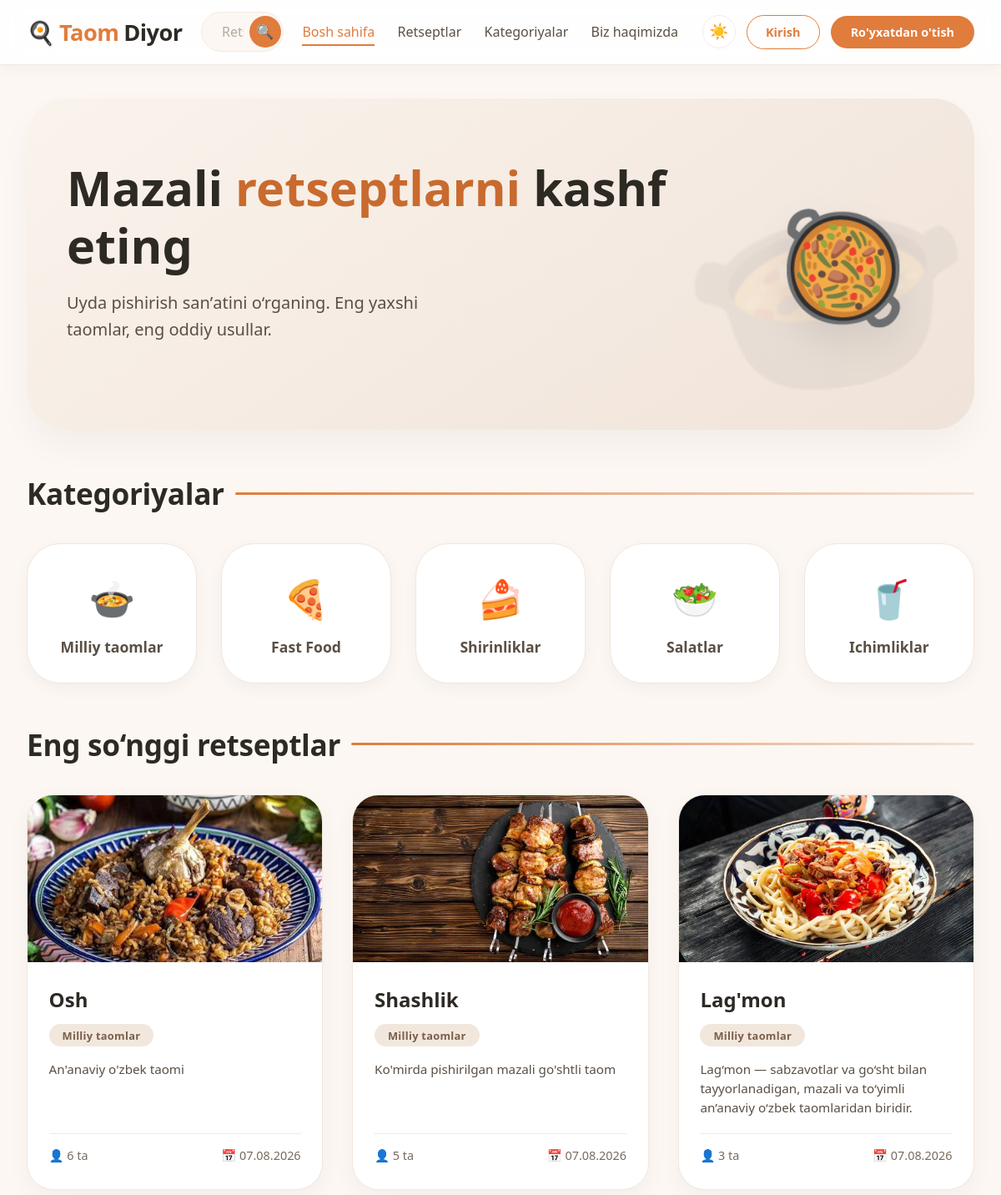
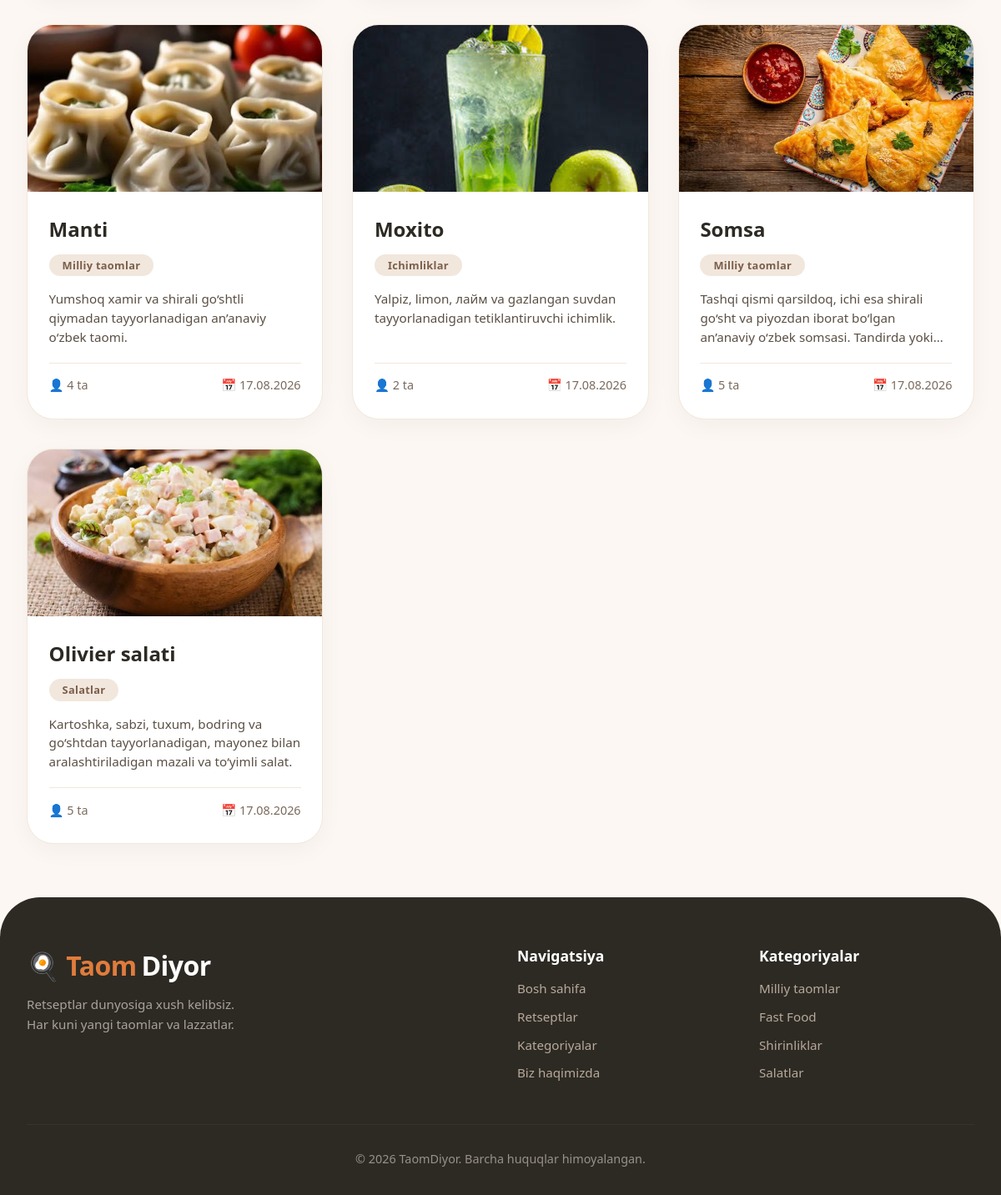
The page / on the database its author committed (2 pictures, top to bottom).
### main/models.py (models this page shows, shortened)
class Recipe(models.Model):
    name = models.CharField(max_length=200)
    description = models.TextField()
    ingredients = models.TextField()
    category = models.CharField(max_length=100)
    servings = models.PositiveIntegerField(
        help_text="Necha kishiga"
    )
    image = models.ImageField(
        upload_to='recipes/',
        blank=True,
        null=True
    )
    created_at = models.DateTimeField(auto_now_add=True)

### main/views.py (the view)
# urls.py: path('', views.home, name='home'),
def home(request):
    recipes = Recipe.objects.all()
    context = {
        'recipes': recipes
    }
    return render(request, 'main/home.html', context)

### main/templates/main/home.html (shortened to what this page needs)
{% extends 'main/base.html' %}
{% block nav_home %}active{% endblock %}
{% block content %}
    <main class="container">
        {% if not is_search %}
        <section class="hero">
            <div class="hero-content">
                <h1>Mazali <span>retseptlarni</span> kashf eting</h1>
                <p>Uyda pishirish sanʼatini o‘rganing. Eng yaxshi taomlar, eng oddiy usullar.</p>
            </div>
            <div class="hero-visual">
                <span>🥘</span>
            </div>
        </section>
        <div id="categories">
            <h2 class="section-title">Kategoriyalar</h2>
            <div class="category-grid">
                <a href="{% url 'category' 'Milliy taomlar' %}#recipes" class="category-item">
                    <span class="category-emoji">🍲</span>
                    Milliy taomlar
                </a>
                <a href="{% url 'category' 'Fast Food' %}#recipes" class="category-item">
                    <span class="category-emoji">🍕</span>
                    Fast Food
                </a>
                <a href="{% url 'category' 'Shirinliklar' %}#recipes" class="category-item">
                    <span class="category-emoji">🍰</span>
                    Shirinliklar
                </a>
                <a href="{% url 'category' 'Salatlar' %}#recipes" class="category-item">
                    <span class="category-emoji">🥗</span>
                    Salatlar
                </a>
                <a href="{% url 'category' 'Ichimliklar' %}#recipes" class="category-item">
                    <span class="category-emoji">🥤</span>
                    Ichimliklar
                </a>
            </div>
        </div>
        {% endif %}
        <div id="recipes">
            <h2 class="section-title">
                {% if is_search %}
                    "{{ search_query }}" bo‘yicha natijalar
                    <a href="{% url 'home' %}" class="clear-search">✕ Tozalash</a>
                {% elif category_name %}
                    {{ category_name }}
                {% else %}
                    Eng so‘nggi retseptlar
                {% endif %}
            </h2>
            <div class="recipes-grid">
                {% if recipes %}
                    {% for recipe in recipes %}
                        <a href="{% url 'recipe_detail' recipe.id %}" class="recipe-card-link">
                            <div class="recipe-card">
                                <div class="recipe-image">
                                    {% if recipe.image %}
                                        <img src="{{ recipe.image.url }}" alt="{{ recipe.name }}">
                                    {% else %}
                                        <div class="placeholder">🍽️</div>
                                    {% endif %}
                                </div>
                                <div class="recipe-body">
                                    <h3 class="recipe-name">{{ recipe.name }}</h3>
                                    <span class="recipe-category">{{ recipe.category }}</span>
                                    <p class="recipe-description">{{ recipe.description|truncatewords:18 }}</p>
                                    <div class="recipe-meta">
                                        <span>👤 {{ recipe.servings }} ta</span>
                                        <span>📅 {{ recipe.created_at|date:"d.m.Y" }}</span>
                                    </div>
                                </div>
                            </div>
                        </a>
                    {% endfor %}
                {% else %}
                    <div class="empty-message">
                        <span>🧑‍🍳</span>
                        Hozircha retseptlar mavjud emas
                    </div>
                {% endif %}
            </div>
        </div>
    </main>
{% endblock %}

### main/templates/main/base.html (shortened to what this page needs)
<!DOCTYPE html>
<html lang="uz">
<head>
</head>
<body>
    <header class="navbar">
        <div class="container navbar-inner">
            <a href="{% url 'home' %}" class="logo">
                <span>🍳</span> Taom<span>Diyor</span>
            </a>
            <form class="nav-search" action="{% url 'search' %}" method="get" role="search">
                <input type="text" name="q" placeholder="Retsept qidirish..." value="{{ search_query|default:'' }}" aria-label="Retseptlarni qidirish" autocomplete="off" autocorrect="off" spellcheck="false">
                <button type="submit" aria-label="Qidirish">🔍</button>
            </form>
            <div class="nav-collapse" id="navCollapse">
                <ul class="nav-links">
                    <li><a href="{% url 'home' %}" class="{% block nav_home %}{% endblock %}">Bosh sahifa</a></li>
                    <li><a href="{% url 'home' %}#recipes">Retseptlar</a></li>
                    <li><a href="{% url 'home' %}#categories">Kategoriyalar</a></li>
                    <li><a href="{% url 'about' %}" class="{% block nav_about %}{% endblock %}">Biz haqimizda</a></li>
                </ul>
                <div class="nav-actions">
                    <button type="button" class="theme-toggle" aria-label="Rejimni almashtirish (yorug' / qorong'i)">
                        <span class="icon-sun">☀️</span><span class="icon-moon">🌙</span>
                    </button>
                    {% if user.is_authenticated %}
                        <span class="nav-user">👋 {{ user.username }}</span>
                        <a href="{% url 'logout' %}" class="btn-secondary-nav">Chiqish</a>
                    {% else %}
                        <a href="{% url 'login' %}" class="btn-secondary-nav">Kirish</a>
                        <a href="{% url 'register' %}" class="btn-primary-nav">Ro'yxatdan o'tish</a>
                    {% endif %}
                </div>
            </div>
        </div>
    </header>
    {% block content %}{% endblock %}
    <footer class="footer">
        <div class="container">
            <div class="footer-grid">
                <div class="footer-brand">
                    <div class="logo">🍳 Taom<span style="color:#fff;">Diyor</span></div>
                    <p>Retseptlar dunyosiga xush kelibsiz. Har kuni yangi taomlar va lazzatlar.</p>
                </div>
                <div class="footer-nav-cols">
                    <div class="footer-links">
                        <h4>Navigatsiya</h4>
                        <ul>
                            <li><a href="{% url 'home' %}">Bosh sahifa</a></li>
                            <li><a href="{% url 'home' %}#recipes">Retseptlar</a></li>
                            <li><a href="{% url 'home' %}#categories">Kategoriyalar</a></li>
                            <li><a href="{% url 'about' %}">Biz haqimizda</a></li>
                        </ul>
                    </div>
                    <div class="footer-links">
                        <h4>Kategoriyalar</h4>
                        <ul>
                            <li><a href="{% url 'category' 'Milliy taomlar' %}">Milliy taomlar</a></li>
                            <li><a href="{% url 'category' 'Fast Food' %}">Fast Food</a></li>
                            <li><a href="{% url 'category' 'Shirinliklar' %}">Shirinliklar</a></li>
                            <li><a href="{% url 'category' 'Salatlar' %}">Salatlar</a></li>
                        </ul>
                    </div>
                </div>
            </div>
            <div class="footer-copy">
                &copy; 2026 TaomDiyor. Barcha huquqlar himoyalangan.
            </div>
        </div>
    </footer>
</body>
</html>

### rows shown on the page
Recipe: image (picture), name "Osh", category "Milliy taomlar", description "An'anaviy o'zbek taomi", servings "6", created_at "07.08.2026"
Recipe: image (picture), name "Shashlik", category "Milliy taomlar", description "Ko'mirda pishirilgan mazali go'shtli taom", servings "5", created_at "07.08.2026"
Recipe: image (picture), name "Lag'mon", category "Milliy taomlar", description "Lag‘mon — sabzavotlar va go‘sht bilan tayyorlanadigan, mazali va to‘yimli an’anaviy o‘zbek taomlaridan biridir.", servings "3", created_at "07.08.2026"
Recipe: image (picture), name "Manti", category "Milliy taomlar", description "Yumshoq xamir va shirali go‘shtli qiymadan tayyorlanadigan an’anaviy o‘zbek taomi.", servings "4", created_at "17.08.2026"
Recipe: image (picture), name "Moxito", category "Ichimliklar", description "Yalpiz, limon, лайм va gazlangan suvdan tayyorlanadigan tetiklantiruvchi ichimlik.", servings "2", created_at "17.08.2026"
Recipe: image (picture), name "Somsa", category "Milliy taomlar", description "Tashqi qismi qarsildoq, ichi esa shirali go‘sht va piyozdan iborat bo‘lgan an’anaviy o‘zbek somsasi. Tandirda…", servings "5", created_at "17.08.2026"
Recipe: image (picture), name "Olivier salati", category "Salatlar", description "Kartoshka, sabzi, tuxum, bodring va go‘shtdan tayyorlanadigan, mayonez bilan aralashtiriladigan mazali va to‘yimli salat.", servings "5", created_at "17.08.2026"
